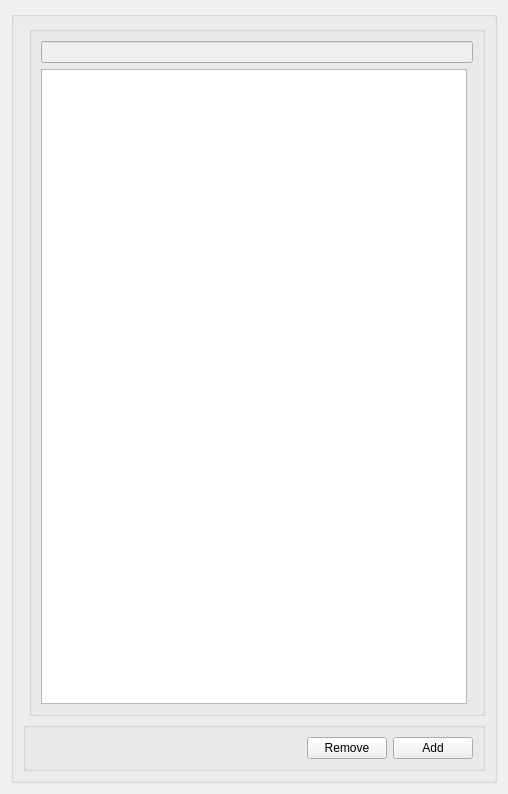
<?xml version="1.0" encoding="UTF-8"?>
<ui version="4.0">
 <class>BookmarksWidget</class>
 <widget class="QWidget" name="BookmarksWidget">
  <property name="geometry">
   <rect>
    <x>0</x>
    <y>0</y>
    <width>508</width>
    <height>794</height>
   </rect>
  </property>
  <property name="windowTitle">
   <string>Form</string>
  </property>
  <layout class="QGridLayout" name="gridLayout_4">
   <item row="0" column="0">
    <widget class="QGroupBox" name="groupBox_3">
     <property name="title">
      <string/>
     </property>
     <layout class="QGridLayout" name="gridLayout_3">
      <item row="1" column="1">
       <widget class="QGroupBox" name="groupBox_2">
        <property name="title">
         <string/>
        </property>
        <layout class="QGridLayout" name="gridLayout_2">
         <item row="1" column="0" colspan="2">
          <widget class="QLineEdit" name="lineEdit">
           <property name="enabled">
            <bool>false</bool>
           </property>
          </widget>
         </item>
         <item row="2" column="0">
          <widget class="QTableView" name="bookmarks"/>
         </item>
        </layout>
       </widget>
      </item>
      <item row="3" column="0" colspan="2">
       <widget class="QGroupBox" name="groupBox">
        <property name="title">
         <string/>
        </property>
        <layout class="QGridLayout" name="gridLayout">
         <item row="0" column="0">
          <spacer name="horizontalSpacer">
           <property name="orientation">
            <enum>Qt::Horizontal</enum>
           </property>
           <property name="sizeHint" stdset="0">
            <size>
             <width>40</width>
             <height>20</height>
            </size>
           </property>
          </spacer>
         </item>
         <item row="0" column="1">
          <widget class="QPushButton" name="removeButton">
           <property name="text">
            <string>Remove</string>
           </property>
           <property name="icon">
            <iconset resource="Resources.qrc">
             <normaloff>:/icons/images/add.png</normaloff>:/icons/images/add.png</iconset>
           </property>
          </widget>
         </item>
         <item row="0" column="2">
          <widget class="QPushButton" name="addButton">
           <property name="text">
            <string>Add</string>
           </property>
           <property name="icon">
            <iconset resource="Resources.qrc">
             <normaloff>:/icons/images/remove.png</normaloff>:/icons/images/remove.png</iconset>
           </property>
          </widget>
         </item>
        </layout>
       </widget>
      </item>
     </layout>
    </widget>
   </item>
  </layout>
 </widget>
 <resources>
  <include location="Resources.qrc"/>
 </resources>
 <connections/>
</ui>
